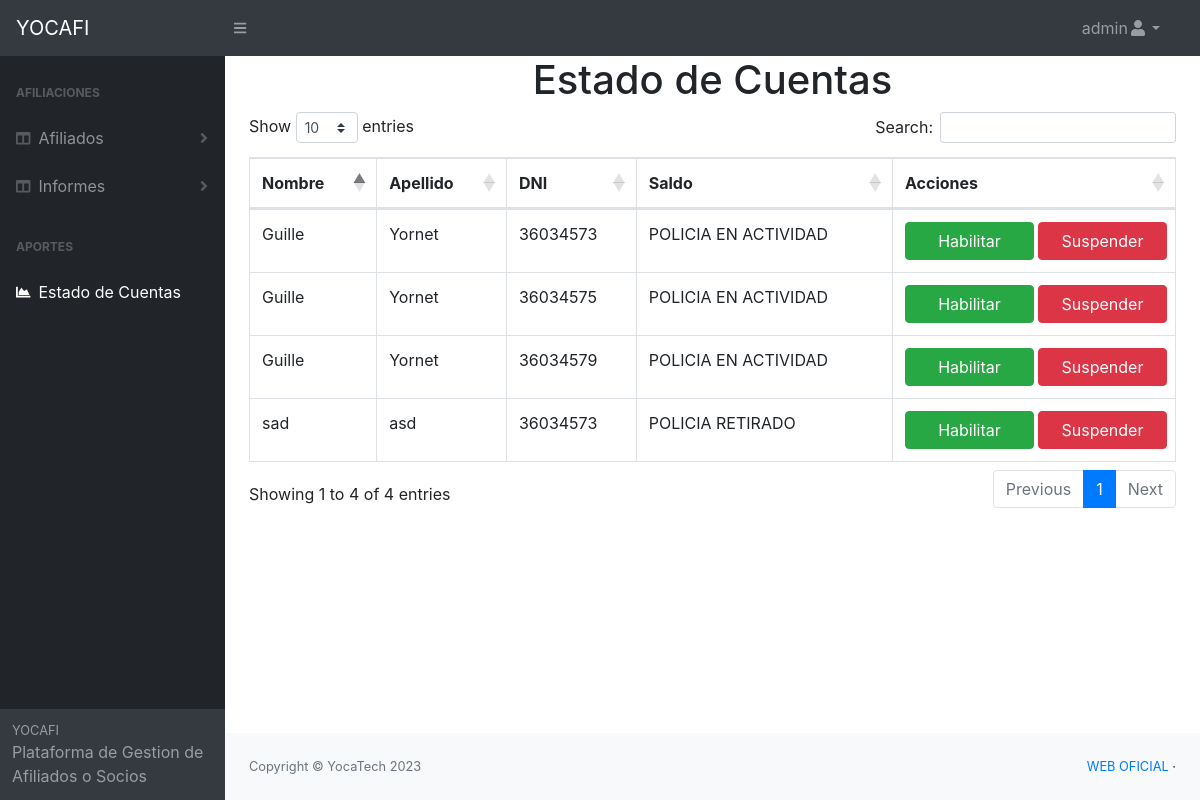
The app's page /pages/estados_cuentas.php (signed in), older data.
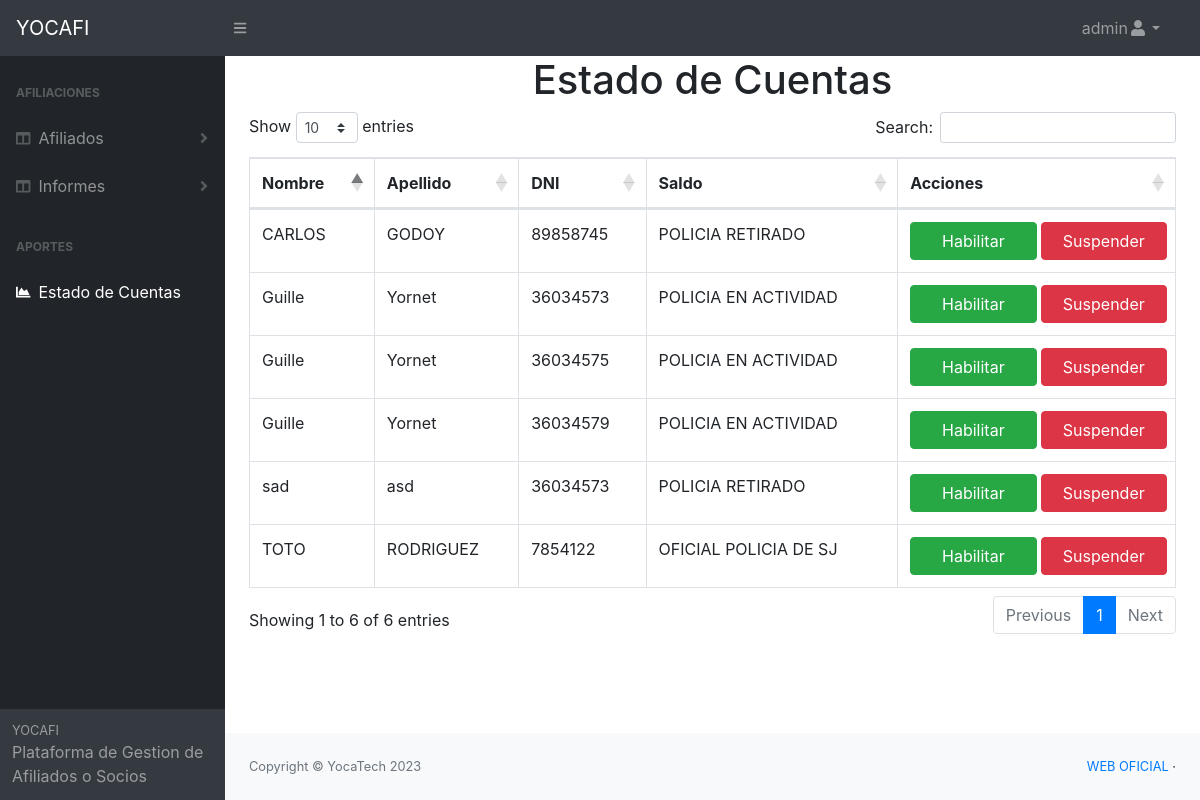
The same page, newer data.
### tables this page shows
CREATE TABLE `afiliado_titular` (
  `id` int(11) NOT NULL,
  `nombre` text NOT NULL,
  `apellido` text NOT NULL,
  `dni` text NOT NULL,
  `fecha_nacimiento` date NOT NULL,
  `domicilio` text NOT NULL,
  `telefono` text NOT NULL,
  `email` text DEFAULT NULL,
  `departamento` text NOT NULL,
  `estado_civil` text NOT NULL,
  `genero` text NOT NULL,
  `tipo_socio` text NOT NULL,
  `servicio_salud` varchar(10) NOT NULL,
  `socio_vitalicio` varchar(10) NOT NULL,
  `padron` text NOT NULL,
  `sector_laboral` text NOT NULL,
  `fecha_carga` date DEFAULT NULL,
  `hora_carga` time DEFAULT NULL,
  `usuario_carga` text NOT NULL,
  `estado` text DEFAULT NULL,
  `fecha_estado` date DEFAULT NULL,
  `hora_estado` time DEFAULT NULL,
  `usuario_estado` text DEFAULT NULL,
  `fecha_baja` date DEFAULT NULL,
  `hora_baja` time DEFAULT NULL,
  `usuario_baja` text DEFAULT NULL,
  `fecha_edicion` date DEFAULT NULL,
  `hora_edicion` time DEFAULT NULL,
  `usuario_edita` text DEFAULT NULL
);

### pages/estados_cuentas.php (the view, shortened to what this page needs)
<?php
    require 'conexion.php';
    $hoy=date('d-m-Y');
    $sql = "SELECT * FROM afiliado_titular";
    $resultado = $mysqli->query($sql);
?>
<?php
    include "header.php";
?>
    <body class="sb-nav-fixed">
    <?php
    include "nav_principal.php";
    ?>
        <div id="layoutSidenav">
           <?php
           include "inc_nav.php";
           ?>
            <div id="layoutSidenav_content">
                <main>
                    <h1 class="text-center">Estado de Cuentas</h1>
    <div class="container">
       <div class="row">
           <div class="col-lg-12">
            <table id="example" class="table table-bordered  display nowrap" cellspacing="0" width="100%">
                <thead>
                    <tr>
                        <th>Nombre</th>
                        <th>Apellido</th>
                        <th>DNI</th>
                        <th>Saldo</th>
                        <th>Acciones</th>
                    </tr>
                </thead>
                <tbody>
                   <?php while ($row = $resultado->fetch_assoc()) { ?>
                    <tr>
                        <td><?php echo $row['nombre']; ?></td>
                        <td><?php echo $row['apellido']; ?></td>
                        <td><?php echo $row['dni']; ?></td>
                        <td><?php echo $row['tipo_socio']; ?></td>
                        <?php
                         if ($row['estado']==1) {?>
                             <td style='background-color:#D4F7D4'><span class="badge badge-success badge-pill col-6"> Habilitado</span><a href="dar_habilitacion.php?id=<?php echo $row['id']; ?>&nombre=<?php echo $row['nombre']; ?>&apellido=<?php echo $row['apellido']; ?>&fecha=<?php echo $hoy; ?>&estado=<?php echo 'Suspendido'; ?>"class='btn btn-danger col-6'>Suspender</a></td>
                        <?php
                         } else {
                        ?>
                           <td> <a href="dar_habilitacion.php?id=<?php echo $row['id']; ?>&nombre=<?php echo $row['nombre']; ?>&apellido=<?php echo $row['apellido']; ?>&dni=<?php echo $row['dni']; ?>&telefono=<?php echo $row['telefono']; ?>&fecha=<?php echo $hoy; ?>&estado=<?php echo 'Habilitado'; ?>" class='btn btn-success col-6 mr-1'>Habilitar</a><a href="dar_habilitacion.php?id=<?php echo $row['id']; ?>&nombre=<?php echo $row['nombre']; ?>&apellido=<?php echo $row['apellido']; ?>&dni=<?php echo $row['dni']; ?>&telefono=<?php echo $row['telefono']; ?>&fecha=<?php echo $hoy; ?>&estado=<?php echo 'Suspendido'; ?>"class='btn btn-danger col-6 '>Suspender</a></td>
                        <?php } ?>
                    </tr>
                    <?php } ?>
                </tbody>
            </table>
           </div>
       </div>
    </div>
                </main>
                <?php
                    include "footer.php";
                ?>
            </div>
        </div>
    </body>
</html>

Row changes from the older to the newer data that the page shows:
added afiliado_titular: nombre "CARLOS", apellido "GODOY", dni "89858745", tipo_socio "POLICIA RETIRADO"
added afiliado_titular: nombre "TOTO", apellido "RODRIGUEZ", dni "7854122", tipo_socio "OFICIAL POLICIA DE SJ"
Text that changed along with them:
text written by a page script: "Show entries Search: Showing 1 to 4 of 4 entries Previous 1 Next" → "Show entries Search: Showing 1 to 6 of 6 entries Previous 1 Next"
